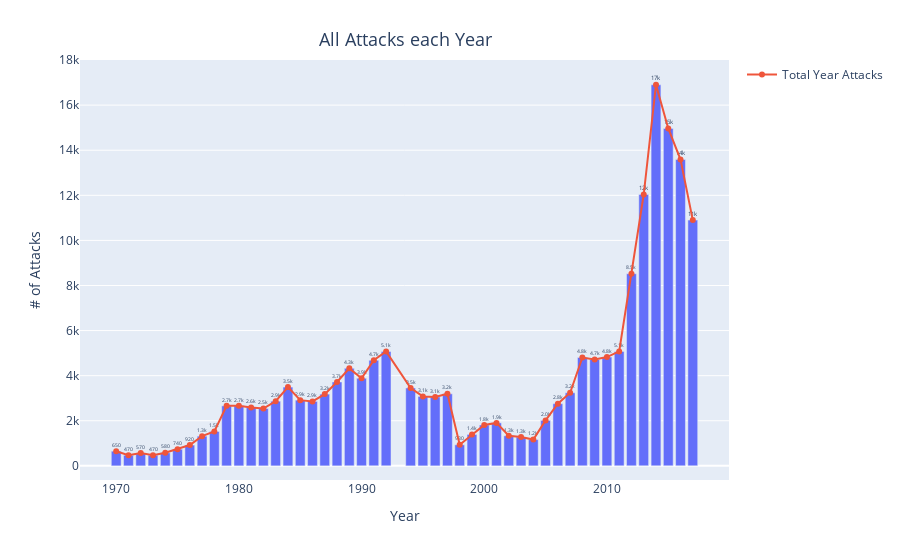

Notebook code cell kept with this figure:
### Code cell
total_per_yr = region_per_yr.groupby('year').sum('across_region').reset_index().rename(columns = {'across_region' : 'across_year'})

fig = px.bar(total_per_yr, x = 'year', y = 'across_year', text_auto='.2s', template = 'plotly',
            height = 500, labels={'year' : 'Year', 'across_year' : '# of Attacks'})

fig.update_layout(title = {'text' : 'All Attacks each Year', 'x' : 0.45, 'y' : 0.94, 'font_size' : 18})

fig.update_traces(textfont_size=15, textangle=0, textposition="outside", cliponaxis=False)

fig.add_trace(go.Scatter(
        x = total_per_yr['year'].values,
        y = total_per_yr['across_year'].values,
        mode = 'lines+markers',
        name = 'Total Year Attacks'
    ))

### Figure 1 — Plotly figure (JSON) as saved in the notebook; plotly's stock layout.template omitted (floating-point values rounded to 4 significant figures)
{"data": [{"alignmentgroup": "True", "cliponaxis": false, "hovertemplate": "Year=%{x}<br># of Attacks=%{y}<extra></extra>", "legendgroup": "", "marker": {"color": "#636efa", "pattern": {"shape": ""}}, "name": "", "offsetgroup": "", "orientation": "v", "showlegend": false, "textangle": 0, "textfont": {"size": 15}, "textposition": "outside", "texttemplate": "%{y:.2s}", "type": "bar", "x": [1970, 1971, 1972, 1973, 1974, 1975, 1976, 1977, 1978, 1979, 1980, 1981, 1982, 1983, 1984, 1985, 1986, 1987, 1988, 1989, 1990, 1991, 1992, 1994, 1995, 1996, 1997, 1998, 1999, 2000, 2001, 2002, 2003, 2004, 2005, 2006, 2007, 2008, 2009, 2010, 2011, 2012, 2013, 2014, 2015, 2016, 2017], "xaxis": "x", "y": [651, 471, 568, 473, 581, 740, 923, 1319, 1526, 2662, 2662, 2586, 2544, 2870, 3495, 2915, 2860, 3183, 3721, 4324, 3887, 4683, 5071, 3456, 3081, 3058, 3197, 934, 1395, 1814, 1906, 1333, 1278, 1166, 2017, 2758, 3242, 4805, 4721, 4826, 5076, 8522, 12036, 16903, 14965, 13587, 10900], "yaxis": "y"}, {"mode": "lines+markers", "name": "Total Year Attacks", "type": "scatter", "x": [1970, 1971, 1972, 1973, 1974, 1975, 1976, 1977, 1978, 1979, 1980, 1981, 1982, 1983, 1984, 1985, 1986, 1987, 1988, 1989, 1990, 1991, 1992, 1994, 1995, 1996, 1997, 1998, 1999, 2000, 2001, 2002, 2003, 2004, 2005, 2006, 2007, 2008, 2009, 2010, 2011, 2012, 2013, 2014, 2015, 2016, 2017], "y": [651, 471, 568, 473, 581, 740, 923, 1319, 1526, 2662, 2662, 2586, 2544, 2870, 3495, 2915, 2860, 3183, 3721, 4324, 3887, 4683, 5071, 3456, 3081, 3058, 3197, 934, 1395, 1814, 1906, 1333, 1278, 1166, 2017, 2758, 3242, 4805, 4721, 4826, 5076, 8522, 12036, 16903, 14965, 13587, 10900]}], "layout": {"autosize": true, "barmode": "relative", "legend": {"tracegroupgap": 0}, "margin": {"t": 60}, "title": {"font": {"size": 18}, "text": "All Attacks each Year", "x": 0.45, "y": 0.94}, "xaxis": {"anchor": "y", "autorange": true, "domain": [0, 1], "range": [1967.0, 2020.0], "title": {"text": "Year"}, "type": "linear"}, "yaxis": {"anchor": "x", "autorange": true, "domain": [0, 1], "range": [-658.2, 18030.0], "title": {"text": "# of Attacks"}, "type": "linear"}}}
